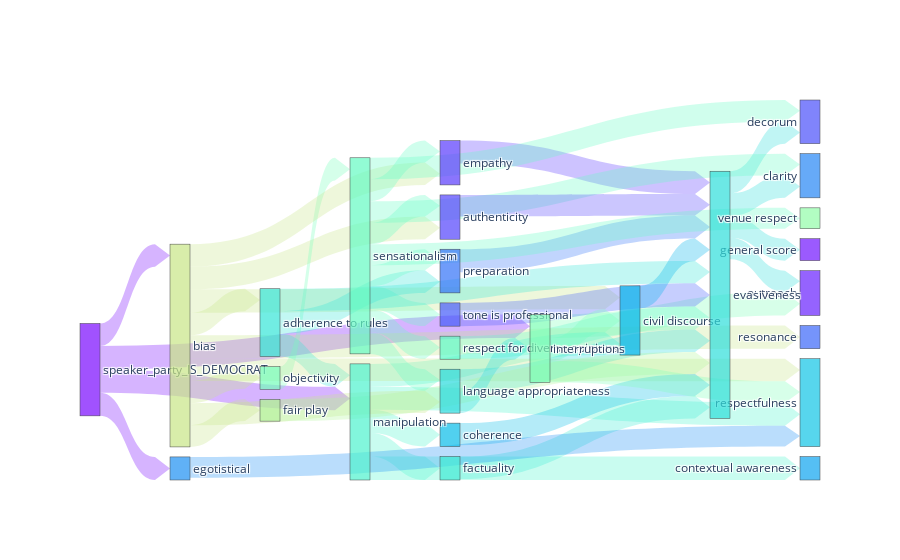

Source (notebook cell):
### Code cell
source = set(['speaker_party_IS_DEMOCRAT'])
pcm_max_links = pd.DataFrame(0, index=pcm.index, columns=pcm.columns, dtype=float)


# keep all nodes reachable from speaker_party_IS_DEMOCRAT\
# pcm_reachable = pcm.copy()

# reachable = set()
# cutoff = 0.1
# n_steps = 1
# reachable.add('speaker_party_IS_DEMOCRAT')
# for i in range(n_steps):
#     for node in reachable.copy():
#         for other in pcm.columns:
#             if pcm.loc[node, other] > cutoff:
#                 reachable.add(other)
# reachable = list(reachable)
# pcm_reachable = pcm.loc[reachable, reachable]

# always add the strongest link connected to the source
n_links = 50
for i in range(n_links):
    # find the strongest link
    max_val = 0
    max_i = None
    max_j = None
    
    for i in source:
        for j in pcm_max_links.columns:
            if pcm_max_links.loc[i, j] > 0:
                continue
            if pcm.loc[i, j] > max_val:
                max_val = pcm.loc[i, j]
                max_i = i
                max_j = j
    
    if max_i is None:
        break
    if max_j not in source:
        source.add(max_j)
    
    pcm_max_links.loc[max_i, max_j] = max_val


# plot as dist matrix
# set all diagonal entries to 0
for i in range(pcm_max_links.shape[0]):
    pcm_max_links.iloc[i, i] = 0
dm = DistanceMatrix(pcm_max_links)
fig = dm.to_go_figure()
fig
#fig = dis_matrix_to_go_figure(pcm_max_links, 'Correlation Network', 100, source='speaker_party_IS_DEMOCRAT')
#fig

### Figure 1 — Plotly figure (JSON) as saved in the notebook; plotly's stock layout.template omitted (floating-point values rounded to 4 significant figures)
{"data": [{"arrangement": "freeform", "link": {"arrowlen": 15, "color": ["rgba(78, 243, 205, 0.3)", "rgba(121, 9, 254, 0.3)", "rgba(78, 243, 205, 0.3)", "rgba(78, 243, 205, 0.3)", "rgba(200, 229, 135, 0.3)", "rgba(121, 9, 254, 0.3)", "rgba(124, 254, 181, 0.3)", "rgba(67, 92, 250, 0.3)", "rgba(200, 229, 135, 0.3)", "rgba(51, 115, 248, 0.3)", "rgba(100, 251, 194, 0.3)", "rgba(121, 9, 254, 0.3)", "rgba(92, 249, 198, 0.3)", "rgba(78, 243, 205, 0.3)", "rgba(124, 254, 181, 0.3)", "rgba(54, 229, 215, 0.3)", "rgba(78, 243, 205, 0.3)", "rgba(200, 229, 135, 0.3)", "rgba(89, 59, 253, 0.3)", "rgba(116, 254, 186, 0.3)", "rgba(100, 251, 194, 0.3)", "rgba(46, 223, 219, 0.3)", "rgba(200, 229, 135, 0.3)", "rgba(54, 229, 215, 0.3)", "rgba(40, 219, 221, 0.3)", "rgba(121, 9, 254, 0.3)", "rgba(200, 229, 135, 0.3)", "rgba(62, 234, 212, 0.3)", "rgba(54, 229, 215, 0.3)", "rgba(200, 229, 135, 0.3)", "rgba(0, 180, 235, 0.3)", "rgba(200, 229, 135, 0.3)", "rgba(46, 223, 219, 0.3)", "rgba(200, 229, 135, 0.3)", "rgba(8, 189, 232, 0.3)", "rgba(46, 223, 219, 0.3)", "rgba(100, 251, 194, 0.3)", "rgba(176, 243, 151, 0.3)", "rgba(200, 229, 135, 0.3)", "rgba(100, 251, 194, 0.3)", "rgba(100, 251, 194, 0.3)", "rgba(100, 251, 194, 0.3)", "rgba(100, 251, 194, 0.3)", "rgba(46, 223, 219, 0.3)", "rgba(83, 68, 252, 0.3)", "rgba(40, 219, 221, 0.3)", "rgba(124, 254, 181, 0.3)", "rgba(100, 251, 194, 0.3)", "rgba(29, 144, 243, 0.3)", "rgba(100, 251, 194, 0.3)"], "source": [26, 0, 26, 26, 42, 0, 32, 7, 42, 9, 29, 0, 28, 26, 32, 23, 26, 42, 4, 31, 29, 22, 42, 23, 21, 0, 42, 24, 23, 42, 16, 42, 22, 42, 17, 22, 29, 39, 42, 29, 29, 29, 29, 22, 5, 21, 32, 29, 12, 29], "target": [24, 32, 14, 17, 16, 26, 2, 22, 8, 22, 7, 12, 22, 18, 16, 26, 16, 5, 22, 29, 28, 11, 18, 9, 22, 42, 23, 22, 22, 4, 22, 31, 6, 21, 22, 1, 4, 22, 39, 21, 11, 6, 5, 2, 22, 32, 18, 9, 18, 35], "value": [1.0, 0.9983, 0.9977, 0.9974, 0.9968, 0.9962, 0.9956, 0.9904, 0.9899, 0.9865, 0.9854, 0.9833, 0.9818, 0.9781, 0.9771, 0.976, 0.9737, 0.9713, 0.9696, 0.9691, 0.9691, 0.9625, 0.962, 0.9606, 0.9586, 0.9584, 0.9581, 0.9554, 0.9546, 0.9539, 0.9496, 0.9417, 0.9411, 0.9406, 0.9404, 0.9348, 0.9337, 0.9277, 0.9242, 0.9233, 0.92, 0.9188, 0.9157, 0.9153, 0.9149, 0.9125, 0.9119, 0.9007, 0.8911, 0.888]}, "node": {"color": ["rgba(121, 9, 254, 0.7)", "rgba(113, 21, 254, 0.7)", "rgba(105, 34, 254, 0.7)", "rgba(97, 46, 253, 0.7)", "rgba(89, 59, 253, 0.7)", "rgba(83, 68, 252, 0.7)", "rgba(75, 80, 251, 0.7)", "rgba(67, 92, 250, 0.7)", "rgba(59, 103, 249, 0.7)", "rgba(51, 115, 248, 0.7)", "rgba(43, 126, 246, 0.7)", "rgba(37, 134, 245, 0.7)", "rgba(29, 144, 243, 0.7)", "rgba(21, 154, 241, 0.7)", "rgba(13, 164, 239, 0.7)", "rgba(5, 174, 237, 0.7)", "rgba(0, 180, 235, 0.7)", "rgba(8, 189, 232, 0.7)", "rgba(16, 197, 230, 0.7)", "rgba(24, 205, 227, 0.7)", "rgba(32, 212, 224, 0.7)", "rgba(40, 219, 221, 0.7)", "rgba(46, 223, 219, 0.7)", "rgba(54, 229, 215, 0.7)", "rgba(62, 234, 212, 0.7)", "rgba(70, 239, 209, 0.7)", "rgba(78, 243, 205, 0.7)", "rgba(84, 246, 202, 0.7)", "rgba(92, 249, 198, 0.7)", "rgba(100, 251, 194, 0.7)", "rgba(108, 253, 190, 0.7)", "rgba(116, 254, 186, 0.7)", "rgba(124, 254, 181, 0.7)", "rgba(130, 254, 178, 0.7)", "rgba(138, 254, 174, 0.7)", "rgba(146, 253, 169, 0.7)", "rgba(154, 251, 164, 0.7)", "rgba(162, 249, 159, 0.7)", "rgba(170, 246, 154, 0.7)", "rgba(176, 243, 151, 0.7)", "rgba(184, 239, 146, 0.7)", "rgba(192, 234, 140, 0.7)", "rgba(200, 229, 135, 0.7)", "rgba(208, 223, 130, 0.7)", "rgba(214, 219, 126, 0.7)", "rgba(222, 212, 120, 0.7)", "rgba(230, 205, 115, 0.7)", "rgba(238, 197, 109, 0.7)", "rgba(246, 189, 103, 0.7)", "rgba(254, 180, 97, 0.7)", "rgba(255, 174, 93, 0.7)", "rgba(255, 164, 87, 0.7)", "rgba(255, 154, 81, 0.7)", "rgba(255, 144, 75, 0.7)", "rgba(255, 134, 69, 0.7)", "rgba(255, 126, 65, 0.7)", "rgba(255, 115, 59, 0.7)", "rgba(255, 103, 53, 0.7)", "rgba(255, 92, 46, 0.7)", "rgba(255, 80, 40, 0.7)", "rgba(255, 68, 34, 0.7)", "rgba(255, 59, 29, 0.7)", "rgba(255, 46, 23, 0.7)", "rgba(255, 34, 17, 0.7)", "rgba(255, 21, 10, 0.7)", "rgba(255, 9, 4, 0.7)"], "label": ["speaker_party_IS_DEMOCRAT", "general score", "outreach", "persuasiveness", "empathy", "authenticity", "decorum", "tone is professional", "resonance", "preparation", "logical", "clarity", "egotistical", "relevant", "contextual awareness", "listening skills", "civil discourse", "coherence", "respectfulness", "responsiveness", "pro neutral", "language appropriateness", "evasiveness", "adherence to rules", "factuality", "contribution", "manipulation", "completeness", "respect for diverse opinions", "sensationalism", "use of evidence", "objectivity", "interruptions", "consistency", "conciseness", "venue respect", "accessibility", "innovation", "relevance", "fair play", "time management", "speaker_num_parts", "bias", "truthfulness", "tone is academic", "num_parts", "content quality", "speaker_num_parts_ratio", "balance", "quality of sources", "speaker_popular_votes_ratio", "controversiality", "confidence", "engagement", "speaker_won_election", "tone is conversational", "emotional appeal", "num_tokens", "topic predictiveness", "speaker_electoral_votes_ratio", "speaker_electoral_votes", "speaker_quantitative_contribution_ratio", "speaker_quantitative_contribution", "speaker_popular_votes", "speaker_is_vice_president_candidate", "speaker_is_president_candidate"], "pad": 10}, "type": "sankey"}], "layout": {}}
